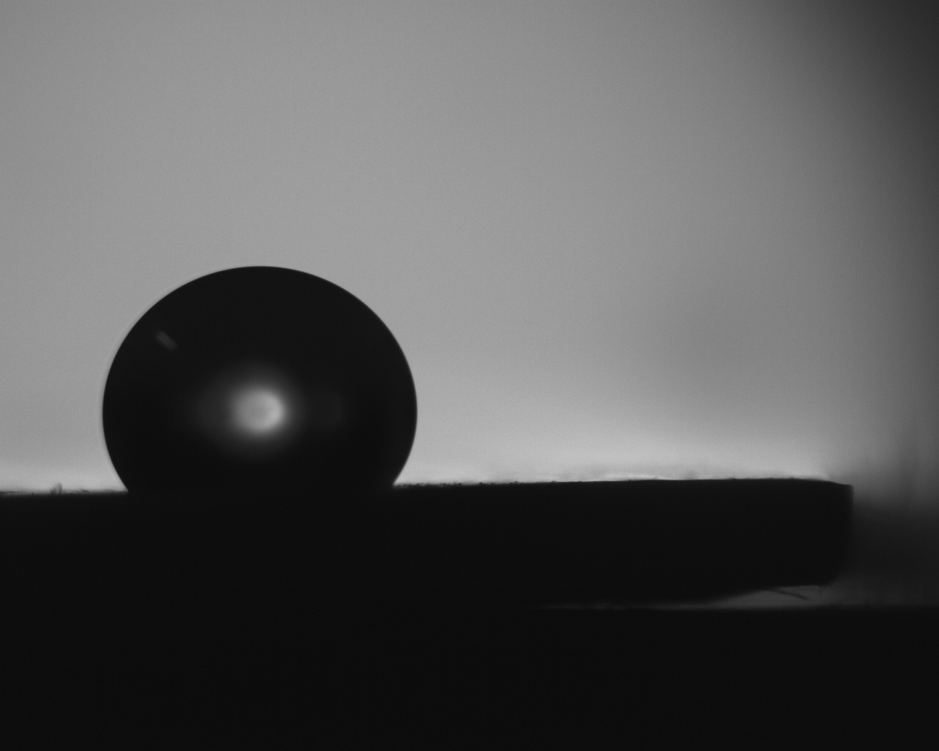
#> input picture test_images/reference/drop_on_surface.png, 939 x 751 px, shrunk from 1280 x 1024 before the run
$ python -i preprocessing.py   (imports and definitions only)
#> lines starting #> are read from the running program, lines starting #| are printed output that depends on the picture
#> further down, picture is the input picture: shape (751, 939, 3); min 9, max 195, mean 86
"""
preprocessing.py — Image preparation for contact angle analysis.

Converts raw BGR camera frames or loaded images into a normalised
grayscale form that maximises edge contrast while suppressing noise.

Pipeline
--------
1. Convert to grayscale (if needed).
2. CLAHE — Contrast Limited Adaptive Histogram Equalisation.
   Boosts local contrast without blowing out highlights.
3. Gaussian blur — suppresses pixel noise before Canny edge detection.

Captive bubble images are vertically flipped so the substrate appears
at the bottom (sessile-like orientation), enabling the same analysis
pipeline for both modes.
"""

from __future__ import annotations

import cv2
import numpy as np


def to_gray(image: np.ndarray) -> np.ndarray:
    """Convert a BGR or grayscale image to uint8 grayscale."""
    if image is None:
        raise ValueError("image is None")
    if len(image.shape) == 2:
        return image.copy()
    if image.shape[2] == 3:
        return cv2.cvtColor(image, cv2.COLOR_BGR2GRAY)
    if image.shape[2] == 4:
        return cv2.cvtColor(image, cv2.COLOR_BGRA2GRAY)
    raise ValueError(f"Unexpected image shape: {image.shape}")


def preprocess(
    image: np.ndarray,
    clahe_clip: float = 2.0,
    blur_ksize: int = 5,
    clahe_tile: tuple = (8, 8),
) -> np.ndarray:
    """
    Prepare an image for Canny edge detection.

    Args:
        image      : BGR or grayscale image.
        clahe_clip : CLAHE clip limit (higher = stronger contrast boost;
                     0 disables CLAHE).
        blur_ksize : Gaussian blur kernel size (must be odd; 1 = no blur).
        clahe_tile : CLAHE tile grid size.

    Returns:
        Preprocessed uint8 grayscale image of the same spatial size.
    """
    gray = to_gray(image)

    if clahe_clip > 0:
        clahe = cv2.createCLAHE(
            clipLimit=float(clahe_clip),
            tileGridSize=clahe_tile,
        )
        gray = clahe.apply(gray)
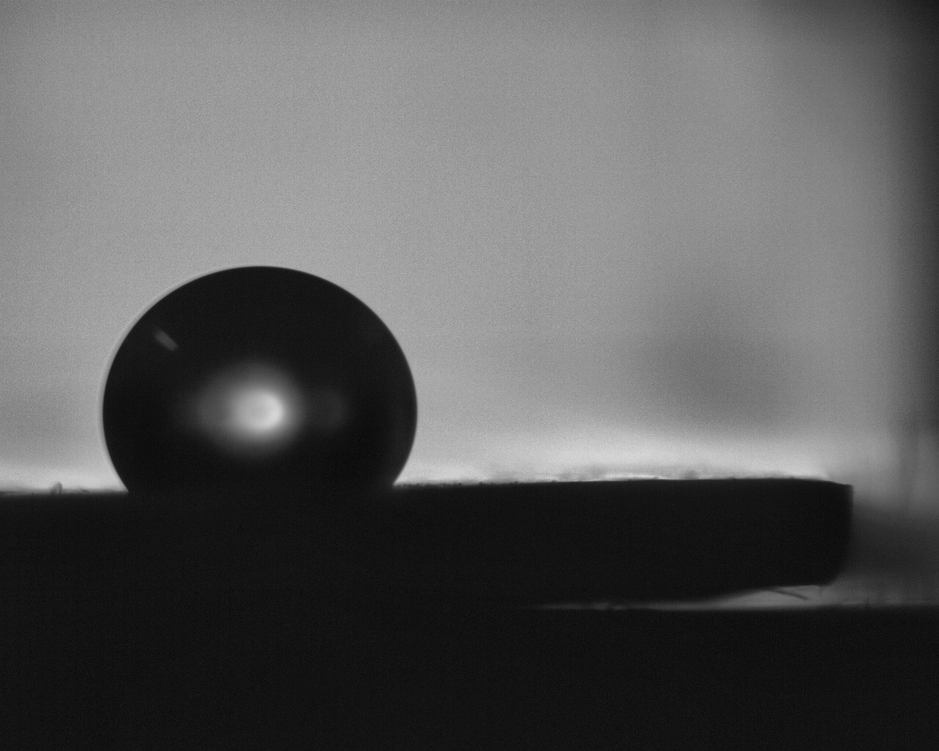
#> gray: shape (751, 939); min 8, max 216, mean 90.7

    # Ensure kernel size is a positive odd integer
    ksize = max(1, int(blur_ksize))
    if ksize % 2 == 0:
        ksize += 1
    if ksize > 1:
        gray = cv2.GaussianBlur(gray, (ksize, ksize), 0)

    return gray


def flip_for_captive_bubble(image: np.ndarray) -> np.ndarray:
    """
    Flip a captive-bubble image vertically so the substrate is at the bottom.

    Captive bubble images typically have the flat substrate at the TOP
    (the needle/capillary punctures from below). Flipping makes the
    geometry equivalent to a sessile drop, allowing the same detection
    and fitting code to be used for both modes.

    Args:
        image : BGR or grayscale image in original camera orientation.

    Returns:
        Vertically flipped copy of the image.
    """
    return cv2.flip(image, 0)

>>> import cv2
>>> picture = cv2.imread('test_images/reference/drop_on_surface.png')
>>> result = preprocess(picture)
